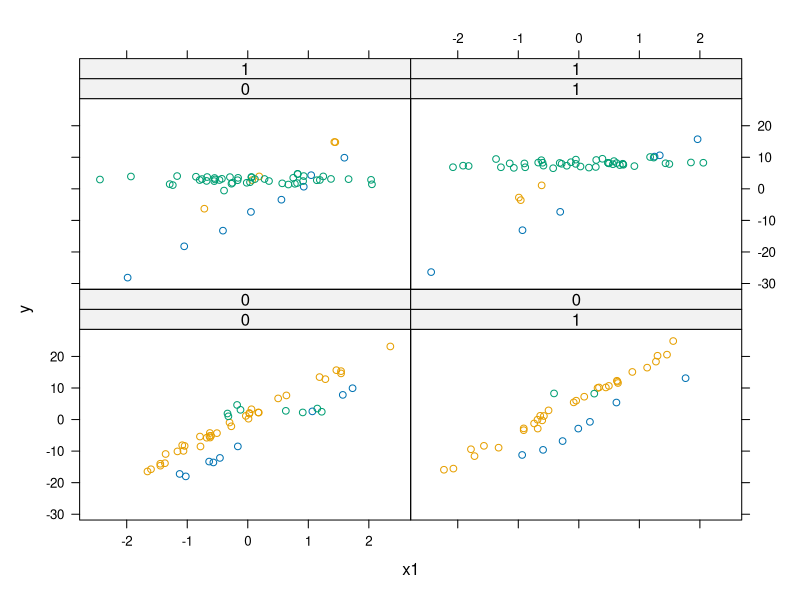

Here is the R script that generated this plot:
library(flexmix)


### Name: NregFix
### Title: Artificial Example for Normal Regression
### Aliases: NregFix
### Keywords: datasets

### ** Examples

data("NregFix", package = "flexmix")
library("lattice")
xyplot(y ~ x1 | x2 * w, data = NregFix, groups = class)
Model <- FLXMRglmfix(~ 1, fixed = ~ x2, 
                     nested = list(k = c(2, 1),
                     formula = c(~x1, ~0)))
fittedModel <- initFlexmix(y ~ 1, model = Model, data = NregFix, k = 3,
                           concomitant = FLXPmultinom(~ w), nrep = 5)
fittedModel
